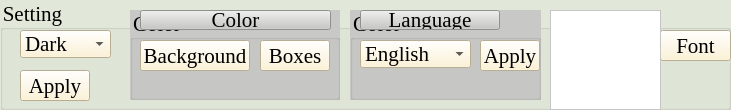
   <widget class="QGroupBox" name="themebox">
    <property name="enabled">
     <bool>true</bool>
    </property>
    <property name="geometry">
     <rect>
      <x>0</x>
      <y>810</y>
      <width>731</width>
      <height>110</height>
     </rect>
    </property>
    <property name="font">
     <font>
      <family>Times New Roman</family>
      <pointsize>16</pointsize>
      <weight>9</weight>
      <italic>false</italic>
      <bold>false</bold>
     </font>
    </property>
    <property name="styleSheet">
     <string notr="true">background-color: rgb(226, 232, 217);
font: 75 16pt &quot;Times New Roman&quot;;</string>
    </property>
    <property name="title">
     <string>Setting</string>
    </property>
    <widget class="QLabel" name="abcd1_3">
     <property name="enabled">
      <bool>true</bool>
     </property>
     <property name="geometry">
      <rect>
       <x>120</x>
       <y>170</y>
       <width>41</width>
       <height>20</height>
      </rect>
     </property>
     <property name="font">
      <font>
       <family>Monotype Corsiva</family>
       <pointsize>14</pointsize>
       <weight>50</weight>
       <italic>true</italic>
       <bold>false</bold>
      </font>
     </property>
     <property name="styleSheet">
      <string notr="true">font: italic 14pt &quot;Monotype Corsiva&quot;;</string>
     </property>
     <property name="text">
      <string>Score</string>
     </property>
    </widget>
    <widget class="QLabel" name="abcd_2">
     <property name="enabled">
      <bool>true</bool>
     </property>
     <property name="geometry">
      <rect>
       <x>0</x>
       <y>170</y>
       <width>101</width>
       <height>20</height>
      </rect>
     </property>
     <property name="font">
      <font>
       <family>Monotype Corsiva</family>
       <pointsize>14</pointsize>
       <weight>50</weight>
       <italic>true</italic>
       <bold>false</bold>
      </font>
     </property>
     <property name="styleSheet">
      <string notr="true">font: italic 14pt &quot;Monotype Corsiva&quot;;</string>
     </property>
     <property name="text">
      <string>ABCD Result</string>
     </property>
    </widget>
    <widget class="QLabel" name="abcd1_4">
     <property name="enabled">
      <bool>true</bool>
     </property>
     <property name="geometry">
      <rect>
       <x>10</x>
       <y>130</y>
       <width>131</width>
       <height>20</height>
      </rect>
     </property>
     <property name="font">
      <font>
       <family>Monotype Corsiva</family>
       <pointsize>14</pointsize>
       <weight>50</weight>
       <italic>true</italic>
       <bold>false</bold>
      </font>
     </property>
     <property name="styleSheet">
      <string notr="true">font: italic 14pt &quot;Monotype Corsiva&quot;;</string>
     </property>
     <property name="text">
      <string/>
     </property>
    </widget>
    <widget class="QComboBox" name="ThemeComboBox">
     <property name="enabled">
      <bool>true</bool>
     </property>
     <property name="geometry">
      <rect>
       <x>20</x>
       <y>30</y>
       <width>91</width>
       <height>28</height>
      </rect>
     </property>
     <property name="palette">
      <palette>
       <active>
        <colorrole role="Button">
         <brush brushstyle="SolidPattern">
          <color alpha="255">
           <red>255</red>
           <green>242</green>
           <blue>204</blue>
          </color>
         </brush>
        </colorrole>
        <colorrole role="Base">
         <brush brushstyle="SolidPattern">
          <color alpha="255">
           <red>255</red>
           <green>242</green>
           <blue>204</blue>
          </color>
         </brush>
        </colorrole>
        <colorrole role="Window">
         <brush brushstyle="SolidPattern">
          <color alpha="255">
           <red>255</red>
           <green>242</green>
           <blue>204</blue>
          </color>
         </brush>
        </colorrole>
       </active>
       <inactive>
        <colorrole role="Button">
         <brush brushstyle="SolidPattern">
          <color alpha="255">
           <red>255</red>
           <green>242</green>
           <blue>204</blue>
          </color>
         </brush>
        </colorrole>
        <colorrole role="Base">
         <brush brushstyle="SolidPattern">
          <color alpha="255">
           <red>255</red>
           <green>242</green>
           <blue>204</blue>
          </color>
         </brush>
        </colorrole>
        <colorrole role="Window">
         <brush brushstyle="SolidPattern">
          <color alpha="255">
           <red>255</red>
           <green>242</green>
           <blue>204</blue>
          </color>
         </brush>
        </colorrole>
       </inactive>
       <disabled>
        <colorrole role="Button">
         <brush brushstyle="SolidPattern">
          <color alpha="255">
           <red>255</red>
           <green>242</green>
           <blue>204</blue>
          </color>
         </brush>
        </colorrole>
        <colorrole role="Base">
         <brush brushstyle="SolidPattern">
          <color alpha="255">
           <red>255</red>
           <green>242</green>
           <blue>204</blue>
          </color>
         </brush>
        </colorrole>
        <colorrole role="Window">
         <brush brushstyle="SolidPattern">
          <color alpha="255">
           <red>255</red>
           <green>242</green>
           <blue>204</blue>
          </color>
         </brush>
        </colorrole>
       </disabled>
      </palette>
     </property>
     <property name="font">
      <font>
       <family>Times New Roman</family>
       <pointsize>16</pointsize>
       <weight>9</weight>
       <italic>false</italic>
       <bold>false</bold>
      </font>
     </property>
     <property name="focusPolicy">
      <enum>Qt::NoFocus</enum>
     </property>
     <property name="styleSheet">
      <string notr="true">background-color: rgb(255, 242, 204);
font: 75 16pt &quot;Times New Roman&quot;;</string>
     </property>
     <item>
      <property name="text">
       <string>Dark</string>
      </property>
     </item>
     <item>
      <property name="text">
       <string>Bright</string>
      </property>
     </item>
     <item>
      <property name="text">
       <string>Default</string>
      </property>
     </item>
    </widget>
    <widget class="QPushButton" name="pushButtonFont">
     <property name="geometry">
      <rect>
       <x>660</x>
       <y>30</y>
       <width>71</width>
       <height>31</height>
      </rect>
     </property>
     <property name="font">
      <font>
       <family>Times New Roman</family>
       <pointsize>16</pointsize>
       <weight>9</weight>
       <italic>false</italic>
       <bold>false</bold>
      </font>
     </property>
     <property name="styleSheet">
      <string notr="true">background-color: rgb(255, 242, 204);
font: 75 16pt &quot;Times New Roman&quot;;</string>
     </property>
     <property name="text">
      <string>Font</string>
     </property>
    </widget>
    <widget class="QPushButton" name="pushButtonTheme">
     <property name="geometry">
      <rect>
       <x>20</x>
       <y>70</y>
       <width>70</width>
       <height>31</height>
      </rect>
     </property>
     <property name="font">
      <font>
       <family>Times New Roman</family>
       <pointsize>16</pointsize>
       <weight>9</weight>
       <italic>false</italic>
       <bold>false</bold>
      </font>
     </property>
     <property name="styleSheet">
      <string notr="true">background-color: rgb(255, 242, 204);
font: 75 16pt &quot;Times New Roman&quot;;</string>
     </property>
     <property name="text">
      <string>Apply</string>
     </property>
    </widget>
    <widget class="QGraphicsView" name="fig_flag">
     <property name="enabled">
      <bool>true</bool>
     </property>
     <property name="geometry">
      <rect>
       <x>550</x>
       <y>10</y>
       <width>111</width>
       <height>100</height>
      </rect>
     </property>
     <property name="styleSheet">
      <string notr="true">background-color: rgb(255, 255, 255);</string>
     </property>
    </widget>
    <widget class="QGroupBox" name="themebox_2">
     <property name="enabled">
      <bool>true</bool>
     </property>
     <property name="geometry">
      <rect>
       <x>130</x>
       <y>10</y>
       <width>210</width>
       <height>90</height>
      </rect>
     </property>
     <property name="font">
      <font>
       <family>Times New Roman</family>
       <pointsize>16</pointsize>
       <weight>9</weight>
       <italic>false</italic>
       <bold>false</bold>
      </font>
     </property>
     <property name="styleSheet">
      <string notr="true">background-color: rgb(200, 200, 198);
font: 75 16pt &quot;Times New Roman&quot;;</string>
     </property>
     <property name="title">
      <string>Color</string>
     </property>
     <widget class="QLabel" name="abcd1_7">
      <property name="enabled">
       <bool>true</bool>
      </property>
      <property name="geometry">
       <rect>
        <x>120</x>
        <y>170</y>
        <width>41</width>
        <height>20</height>
       </rect>
      </property>
      <property name="font">
       <font>
        <family>Monotype Corsiva</family>
        <pointsize>14</pointsize>
        <weight>50</weight>
        <italic>true</italic>
        <bold>false</bold>
       </font>
      </property>
      <property name="styleSheet">
       <string notr="true">font: italic 14pt &quot;Monotype Corsiva&quot;;</string>
      </property>
      <property name="text">
       <string>Score</string>
      </property>
     </widget>
     <widget class="QLabel" name="abcd_4">
      <property name="enabled">
       <bool>true</bool>
      </property>
      <property name="geometry">
       <rect>
        <x>0</x>
        <y>170</y>
        <width>101</width>
        <height>20</height>
       </rect>
      </property>
      <property name="font">
       <font>
        <family>Monotype Corsiva</family>
        <pointsize>14</pointsize>
        <weight>50</weight>
        <italic>true</italic>
        <bold>false</bold>
       </font>
      </property>
      <property name="styleSheet">
       <string notr="true">font: italic 14pt &quot;Monotype Corsiva&quot;;</string>
      </property>
      <property name="text">
       <string>ABCD Result</string>
      </property>
     </widget>
     <widget class="QLabel" name="abcd1_8">
      <property name="enabled">
       <bool>true</bool>
      </property>
      <property name="geometry">
       <rect>
        <x>10</x>
        <y>130</y>
        <width>131</width>
        <height>20</height>
       </rect>
      </property>
      <property name="font">
       <font>
        <family>Monotype Corsiva</family>
        <pointsize>14</pointsize>
        <weight>50</weight>
        <italic>true</italic>
        <bold>false</bold>
       </font>
      </property>
      <property name="styleSheet">
       <string notr="true">font: italic 14pt &quot;Monotype Corsiva&quot;;</string>
      </property>
      <property name="text">
       <string/>
      </property>
     </widget>
     <widget class="QPushButton" name="color111">
      <property name="geometry">
       <rect>
        <x>10</x>
        <y>0</y>
        <width>191</width>
        <height>20</height>
       </rect>
      </property>
      <property name="font">
       <font>
        <family>Times New Roman</family>
        <pointsize>16</pointsize>
        <weight>9</weight>
        <italic>false</italic>
        <bold>false</bold>
       </font>
      </property>
      <property name="styleSheet">
       <string notr="true">background-color: rgb(200, 200, 198);
font: 75 16pt &quot;Times New Roman&quot;;</string>
      </property>
      <property name="text">
       <string>Color</string>
      </property>
     </widget>
     <widget class="QPushButton" name="pushButtonColor1">
      <property name="geometry">
       <rect>
        <x>10</x>
        <y>30</y>
        <width>110</width>
        <height>31</height>
       </rect>
      </property>
      <property name="font">
       <font>
        <family>Times New Roman</family>
        <pointsize>16</pointsize>
        <weight>9</weight>
        <italic>false</italic>
        <bold>false</bold>
       </font>
      </property>
      <property name="styleSheet">
       <string notr="true">background-color: rgb(255, 242, 204);
font: 75 16pt &quot;Times New Roman&quot;;</string>
      </property>
      <property name="text">
       <string>Background</string>
      </property>
     </widget>
     <widget class="QPushButton" name="pushButtonColor2">
      <property name="geometry">
       <rect>
        <x>130</x>
        <y>30</y>
        <width>70</width>
        <height>31</height>
       </rect>
      </property>
      <property name="font">
       <font>
        <family>Times New Roman</family>
        <pointsize>16</pointsize>
        <weight>9</weight>
        <italic>false</italic>
        <bold>false</bold>
       </font>
      </property>
      <property name="styleSheet">
       <string notr="true">background-color: rgb(255, 242, 204);
font: 75 16pt &quot;Times New Roman&quot;;</string>
      </property>
      <property name="text">
       <string>Boxes</string>
      </property>
     </widget>
    </widget>
    <widget class="QGroupBox" name="themebox_3">
     <property name="enabled">
      <bool>true</bool>
     </property>
     <property name="geometry">
      <rect>
       <x>350</x>
       <y>10</y>
       <width>191</width>
       <height>90</height>
      </rect>
     </property>
     <property name="font">
      <font>
       <family>Times New Roman</family>
       <pointsize>16</pointsize>
       <weight>9</weight>
       <italic>false</italic>
       <bold>false</bold>
      </font>
     </property>
     <property name="styleSheet">
      <string notr="true">background-color: rgb(200, 200, 198);
font: 75 16pt &quot;Times New Roman&quot;;</string>
     </property>
     <property name="title">
      <string>Color</string>
     </property>
     <widget class="QLabel" name="abcd1_9">
      <property name="enabled">
       <bool>true</bool>
      </property>
      <property name="geometry">
       <rect>
        <x>120</x>
        <y>170</y>
        <width>41</width>
        <height>20</height>
       </rect>
      </property>
      <property name="font">
       <font>
        <family>Monotype Corsiva</family>
        <pointsize>14</pointsize>
        <weight>50</weight>
        <italic>true</italic>
        <bold>false</bold>
       </font>
      </property>
      <property name="styleSheet">
       <string notr="true">font: italic 14pt &quot;Monotype Corsiva&quot;;</string>
      </property>
      <property name="text">
       <string>Score</string>
      </property>
     </widget>
     <widget class="QLabel" name="abcd_5">
      <property name="enabled">
       <bool>true</bool>
      </property>
      <property name="geometry">
       <rect>
        <x>0</x>
        <y>170</y>
        <width>101</width>
        <height>20</height>
       </rect>
      </property>
      <property name="font">
       <font>
        <family>Monotype Corsiva</family>
        <pointsize>14</pointsize>
        <weight>50</weight>
        <italic>true</italic>
        <bold>false</bold>
       </font>
      </property>
      <property name="styleSheet">
       <string notr="true">font: italic 14pt &quot;Monotype Corsiva&quot;;</string>
      </property>
      <property name="text">
       <string>ABCD Result</string>
      </property>
     </widget>
     <widget class="QLabel" name="abcd1_10">
      <property name="enabled">
       <bool>true</bool>
      </property>
      <property name="geometry">
       <rect>
        <x>10</x>
        <y>130</y>
        <width>131</width>
        <height>20</height>
       </rect>
      </property>
      <property name="font">
       <font>
        <family>Monotype Corsiva</family>
        <pointsize>14</pointsize>
        <weight>50</weight>
        <italic>true</italic>
        <bold>false</bold>
       </font>
      </property>
      <property name="styleSheet">
       <string notr="true">font: italic 14pt &quot;Monotype Corsiva&quot;;</string>
      </property>
      <property name="text">
       <string/>
      </property>
     </widget>
     <widget class="QPushButton" name="color111_2">
      <property name="geometry">
       <rect>
        <x>10</x>
        <y>0</y>
        <width>140</width>
        <height>20</height>
       </rect>
      </property>
      <property name="font">
       <font>
        <family>Times New Roman</family>
        <pointsize>16</pointsize>
        <weight>9</weight>
        <italic>false</italic>
        <bold>false</bold>
       </font>
      </property>
      <property name="styleSheet">
       <string notr="true">background-color: rgb(200, 200, 198);
font: 75 16pt &quot;Times New Roman&quot;;</string>
      </property>
      <property name="text">
       <string>Language</string>
      </property>
     </widget>
     <widget class="QComboBox" name="languageComboBox">
      <property name="enabled">
       <bool>true</bool>
      </property>
      <property name="geometry">
       <rect>
        <x>10</x>
        <y>30</y>
        <width>111</width>
        <height>28</height>
       </rect>
      </property>
      <property name="palette">
       <palette>
        <active>
         <colorrole role="Button">
          <brush brushstyle="SolidPattern">
           <color alpha="255">
            <red>255</red>
            <green>242</green>
            <blue>204</blue>
           </color>
          </brush>
         </colorrole>
         <colorrole role="Base">
          <brush brushstyle="SolidPattern">
           <color alpha="255">
            <red>255</red>
            <green>242</green>
            <blue>204</blue>
           </color>
          </brush>
         </colorrole>
         <colorrole role="Window">
          <brush brushstyle="SolidPattern">
           <color alpha="255">
            <red>255</red>
            <green>242</green>
            <blue>204</blue>
           </color>
          </brush>
         </colorrole>
        </active>
        <inactive>
         <colorrole role="Button">
          <brush brushstyle="SolidPattern">
           <color alpha="255">
            <red>255</red>
            <green>242</green>
            <blue>204</blue>
           </color>
          </brush>
         </colorrole>
         <colorrole role="Base">
          <brush brushstyle="SolidPattern">
           <color alpha="255">
            <red>255</red>
            <green>242</green>
            <blue>204</blue>
           </color>
          </brush>
         </colorrole>
         <colorrole role="Window">
          <brush brushstyle="SolidPattern">
           <color alpha="255">
            <red>255</red>
            <green>242</green>
            <blue>204</blue>
           </color>
          </brush>
         </colorrole>
        </inactive>
        <disabled>
         <colorrole role="Button">
          <brush brushstyle="SolidPattern">
           <color alpha="255">
            <red>255</red>
            <green>242</green>
            <blue>204</blue>
           </color>
          </brush>
         </colorrole>
         <colorrole role="Base">
          <brush brushstyle="SolidPattern">
           <color alpha="255">
            <red>255</red>
            <green>242</green>
            <blue>204</blue>
           </color>
          </brush>
         </colorrole>
         <colorrole role="Window">
          <brush brushstyle="SolidPattern">
           <color alpha="255">
            <red>255</red>
            <green>242</green>
            <blue>204</blue>
           </color>
          </brush>
         </colorrole>
        </disabled>
       </palette>
      </property>
      <property name="font">
       <font>
        <family>Times New Roman</family>
        <pointsize>16</pointsize>
        <weight>9</weight>
        <italic>false</italic>
        <bold>false</bold>
       </font>
      </property>
      <property name="focusPolicy">
       <enum>Qt::NoFocus</enum>
      </property>
      <property name="styleSheet">
       <string notr="true">background-color: rgb(255, 242, 204);
font: 75 16pt &quot;Times New Roman&quot;;</string>
      </property>
      <item>
       <property name="text">
        <string>English</string>
       </property>
      </item>
      <item>
       <property name="text">
        <string>فارسی</string>
       </property>
      </item>
      <item>
       <property name="text">
        <string>French</string>
       </property>
      </item>
      <item>
       <property name="text">
        <string>Germany</string>
       </property>
      </item>
      <item>
       <property name="text">
        <string>Hindustani </string>
       </property>
      </item>
      <item>
       <property name="text">
        <string>Chinese </string>
       </property>
      </item>
      <item>
       <property name="text">
        <string>Spanish </string>
       </property>
      </item>
      <item>
       <property name="text">
        <string>العربیه</string>
       </property>
      </item>
      <item>
       <property name="text">
        <string>Malay </string>
       </property>
      </item>
      <item>
       <property name="text">
        <string>Russian </string>
       </property>
      </item>
      <item>
       <property name="text">
        <string>Italy</string>
       </property>
      </item>
      <item>
       <property name="text">
        <string>Dutch</string>
       </property>
      </item>
     </widget>
     <widget class="QPushButton" name="pushButtonLanguage">
      <property name="geometry">
       <rect>
        <x>130</x>
        <y>30</y>
        <width>60</width>
        <height>31</height>
       </rect>
      </property>
      <property name="font">
       <font>
        <family>Times New Roman</family>
        <pointsize>16</pointsize>
        <weight>9</weight>
        <italic>false</italic>
        <bold>false</bold>
       </font>
      </property>
      <property name="styleSheet">
       <string notr="true">background-color: rgb(255, 242, 204);
font: 75 16pt &quot;Times New Roman&quot;;</string>
      </property>
      <property name="text">
       <string>Apply</string>
      </property>
     </widget>
    </widget>
   </widget>
